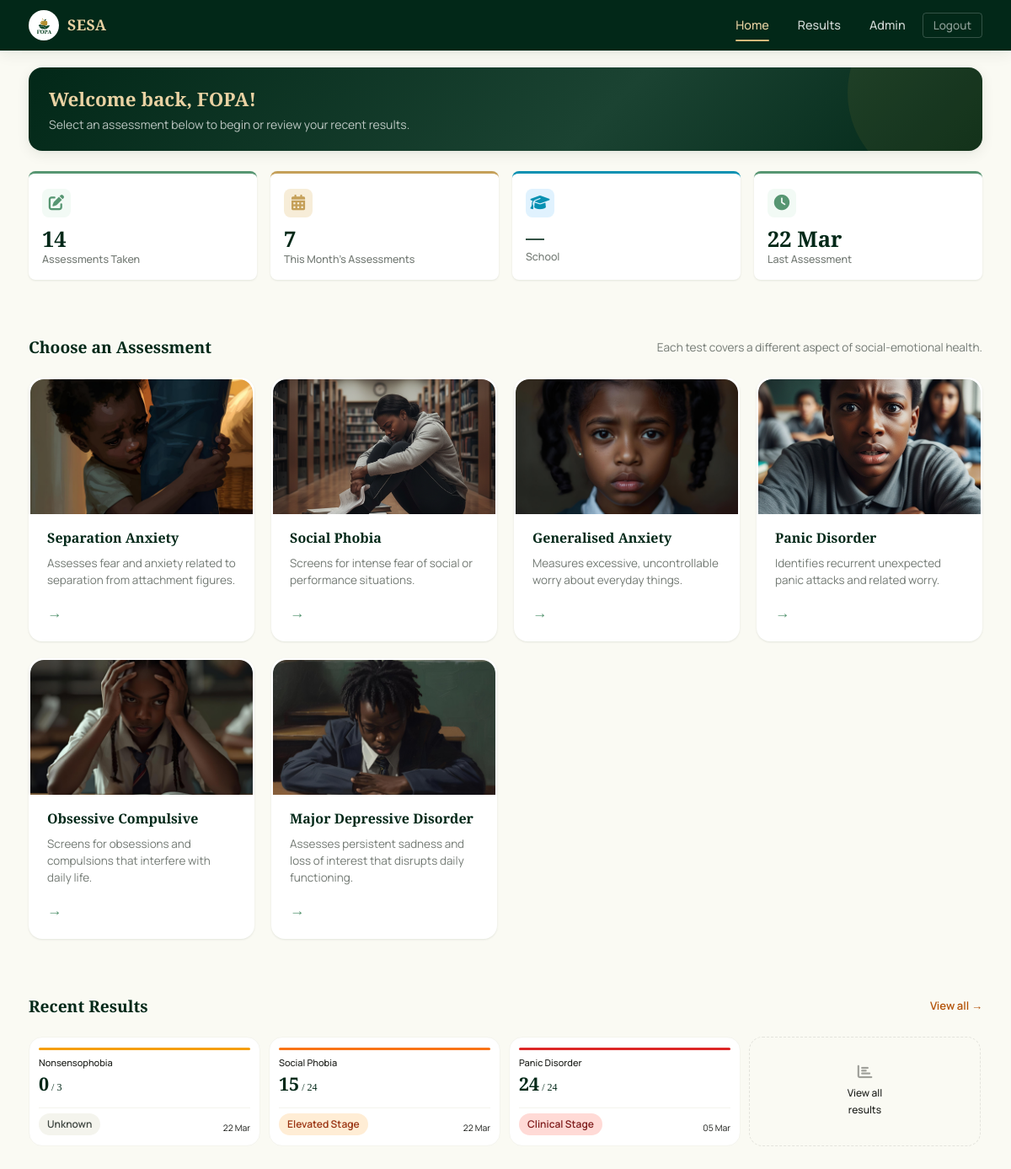
The page /home (signed in) on the database its author committed.
### app/models/account.py (models this page shows, shortened)
class Accounts(UserMixin, db.Model):
    __tablename__ = 'accounts'
    id = db.Column(db.Integer, primary_key=True)
    fname = db.Column(db.String(100), nullable=False)
    lname = db.Column(db.String(100), nullable=False)
    email = db.Column(db.String(120), unique=True, nullable=True, index=True)
    username = db.Column(db.String(50), unique=True, nullable=False, index=True)
    password = db.Column(db.String(256), nullable=False)
    school_name = db.Column(db.String(200), nullable=True)
    gender = db.Column(db.String(20), nullable=True)
    birthdate = db.Column(db.Date, nullable=True)
    last_login = db.Column(db.DateTime, nullable=True)
    created_at = db.Column(db.DateTime, default=lambda: datetime.now(timezone.utc))
    school_id = db.Column(
        db.Integer,
        db.ForeignKey('school.id', ondelete='CASCADE', name='fk_accounts_school_id'),
        nullable=True,
        index=True
    )
    class_group = db.Column(db.String(50), nullable=True)   # e.g. "Form 2A", "JHS 3B"
    is_admin = db.Column(db.Boolean, default=False, nullable=False)
    is_counsellor = db.Column(db.Boolean, default=False, server_default='0', nullable=False)
    failed_attempts = db.Column(db.Integer, default=0, server_default='0', nullable=False)
    locked_until = db.Column(db.DateTime, nullable=True)  # NULL = not locked
    phone = db.Column(db.String(20), nullable=True)
    consent_given = db.Column(db.Boolean, default=False, nullable=False, server_default='0')
    consent_given_at = db.Column(db.DateTime, nullable=True)
    consent_version = db.Column(db.String(10), nullable=True)  # e.g. 'v1.0'
    test_results = db.relationship(
        'TestResult',
        backref='account',
        lazy='dynamic',
        cascade='all, delete-orphan'
    )
    @property
    def is_super_admin(self):
        return self.is_admin
    LOCKOUT_THRESHOLD = 5      # failed attempts before lockout
    LOCKOUT_MINUTES   = 15     # minutes locked after threshold reached

### app/models/test_result.py (models this page shows, shortened)
class TestResult(db.Model):
    __tablename__ = 'test_results'
    id = db.Column(db.Integer, primary_key=True)
    user_id = db.Column(db.Integer, db.ForeignKey('accounts.id', ondelete='CASCADE'), nullable=False, index=True)
    test_type = db.Column(db.String(100), nullable=False, index=True)
    score = db.Column(db.Integer, nullable=False)
    max_score = db.Column(db.Integer, nullable=True)
    stage = db.Column(db.String(50), nullable=True, index=True)  # "Normal Stage", "Mild Stage", etc.
    _feedback_encrypted = db.Column('feedback', db.Text, nullable=True)
    @property
    def feedback(self):
        if not self._feedback_encrypted:
            return None
        f = _get_fernet()
        if not f:
            return self._feedback_encrypted
        try:
            return f.decrypt(self._feedback_encrypted.encode()).decode()
        except Exception:
            return self._feedback_encrypted
    @feedback.setter
    def feedback(self, value):
        if not value:
            self._feedback_encrypted = None
            return
        f = _get_fernet()
        if not f:
            self._feedback_encrypted = value
            return
        self._feedback_encrypted = f.encrypt(value.encode()).decode()
    details = db.Column(db.Text, nullable=True)           # kept for backward compat
    taken_at = db.Column(db.DateTime, default=lambda: datetime.now(timezone.utc), index=True)

### app/models/assessment_type.py (models this page shows, shortened)
class AssessmentType(db.Model):
    __tablename__ = 'assessment_type'
    id             = db.Column(db.Integer, primary_key=True)
    name           = db.Column(db.String(100), unique=True, nullable=False)
    display_name   = db.Column(db.String(100), nullable=False)
    description    = db.Column(db.Text, nullable=True)
    icon           = db.Column(db.String(10),  nullable=True)
    color          = db.Column(db.String(20),  nullable=True)
    order          = db.Column(db.Integer,     default=0, nullable=False)
    is_active      = db.Column(db.Boolean,     default=True, nullable=False)
    scoring_ranges = db.Column(db.JSON,        nullable=False)
    image_url      = db.Column(db.String(500), nullable=True)

### app/routes/main.py (the view)
@main_bp.route('/home')
@login_required
def home():
    user = current_user
    results = user.test_results.order_by(TestResult.taken_at.desc()).all()
    total_tests = len(results)
    most_recent = results[0] if results else None
    question_counts = {
        row.test_type: row.count
        for row in db.session.query(
            Question.test_type,
            func.count(Question.id).label('count')
        ).group_by(Question.test_type).all()
    }
    from app.models.assessment_type import AssessmentType
    tests_meta = [
        {
            'name':  at.name,
            'title': at.display_name,
            'desc':  at.description or '',
            'icon':  at.icon or '🧠',
            'color': at.color or 'green',
            'count': question_counts.get(at.name, 0),
            'image_url': at.image_url,
        }
        for at in AssessmentType.query.filter_by(is_active=True).order_by(AssessmentType.order).all()
    ]
    from datetime import datetime, timedelta, timezone
    now = datetime.now()
    this_month_results = [
        r for r in results
        if r.taken_at and r.taken_at.month == now.month and r.taken_at.year == now.year
    ]
    tests_this_month = len(this_month_results)
    latest_by_type = {}
    for r in results:
        if r.test_type not in latest_by_type:
            latest_by_type[r.test_type] = r
    total_assessments_taken = total_tests   # passed to template as total count
    assessments_this_month  = tests_this_month
    recent_results = results[:3]  # 3 most recent for the home table
    return render_template(
        'main/home.html',
        user=user,
        total_tests=total_tests,
        avg_score=total_assessments_taken,
        most_recent=most_recent,
        tests_meta=tests_meta,
        score_change=None,
        prev_avg=assessments_this_month,
        recent_results=recent_results,
        latest_by_type=latest_by_type,
    )

### app/__init__.py (called while the page is built)
def _init_extensions(app: Flask) -> None:
    app.config.setdefault("SQLALCHEMY_ENGINE_OPTIONS", {}).update({
        "pool_pre_ping": True,   # test connection before using it
        "pool_recycle":  300,    # recycle connections every 5 minutes
        "pool_size":     5,      # max persistent connections
        "max_overflow":  2,      # extra connections under load
    })
    db.init_app(app)
    migrate.init_app(app, db)
    csrf.init_app(app)
    login_manager.init_app(app)
    limiter.init_app(app)
    from app.models.account import Accounts
    from app.models.quiz_session import QuizSession  # noqa: F401
    from app.models.counsellor_profile import CounsellorProfile  # noqa: F401
    from app.models.assessment_type import AssessmentType  # noqa: F401
    @login_manager.user_loader
    def load_user(user_id: str):
        return Accounts.query.get(int(user_id))

### app/templates/main/home.html (shortened to what this page needs)
{% extends 'base.html' %}
{% block nav_links %}
  <li><a href="{{ url_for('main.home') }}" class="active">Home</a></li>
  <li><a href="{{ url_for('main.results') }}">Results</a></li>
  {% if current_user.is_super_admin %}
    <li><a href="{{ url_for('admin.dashboard') }}">Admin</a></li>
  {% endif %}
  <li><a href="{{ url_for('auth.logout') }}" class="btn-nav-logout">Logout</a></li>
{% endblock %}
{% block body %}
<div class="container" style="padding-bottom: 48px;">
  <div class="page-context">
    <h1>Welcome back, {{ user.fname }}! </h1>
    <p>Select an assessment below to begin or review your recent results.</p>
  </div>
  <div class="stat-grid">
    <div class="stat-card">
      <div class="stat-icon"><i class="fa-solid fa-pen-to-square" style="color: var(--green-500);"></i></div>
      <div class="stat-value">{{ total_tests }}</div>
      <div class="stat-label">Assessments Taken</div>
    </div>
    <div class="stat-card gold">
      <div class="stat-icon"><i class="fa-solid fa-calendar-days" style="color: var(--gold-500);"></i></div>
      <div class="stat-value">{{ prev_avg }}</div>
      <div class="stat-label">This Month's Assessments</div>
    </div>
    <div class="stat-card teal">
      <div class="stat-icon"><i class="fa-solid fa-graduation-cap" style="color: #0891b2;"></i></div>
      <div class="stat-value" style="font-size: clamp(0.85rem, 3vw, 1.4rem); white-space: nowrap; overflow: hidden; text-overflow: ellipsis; max-width: 100%;">{{ user.school_name if user.school_name else '—' }}</div>
      <div class="stat-label">School</div>
    </div>
    <div class="stat-card">
      <div class="stat-icon"><i class="fa-solid fa-clock" style="color: var(--green-500);"></i></div>
      <div class="stat-value">{% if most_recent %}{{ most_recent.taken_at.strftime('%d %b') }}{% else %}—{% endif %}</div>
      <div class="stat-label">Last Assessment</div>
    </div>
  </div>
  <div class="section" id="assessments">
    <div class="section-head">
      <h2>Choose an Assessment</h2>
      <p style="font-size: 0.85rem; color: var(--gray-500);">Each test covers a different aspect of social-emotional health.</p>
    </div>
    <div class="test-grid">
      {% for test in tests_meta %}
      <a href="{{ url_for('test.display_questions', test_type=test.name) }}" class="test-card">
        <div class="test-card-image">
          {% if test.get('image_url') %}
          {% if test.image_url.startswith('/static/') %}
          <img src="{{ test.image_url }}"
               alt="{{ test.name }}"
               loading="lazy"
               width="400"
               height="160">
          {% else %}
          <img src="{{ test.image_url }}"
               alt="{{ test.name }}"
               loading="lazy"
               width="400"
               height="160">
          {% endif %}
          {% endif %}
        </div>
        <div class="test-card-content">
          <h3>{{ test.get('title') or test.get('display_name') or test.name }}</h3>
          <p>{{ test.get('desc') or test.get('description') or '' }}</p>
          <div class="test-card-meta">
            <span class="test-card-arrow">→</span>
          </div>
        </div>
      </a>
      {% endfor %}
    </div>
  </div>
  {% if recent_results %}
  <div class="section">
    <div class="section-head">
      <h2>Recent Results</h2>
      <a href="{{ url_for('main.results') }}" style="font-size:0.82rem; color:var(--gold-600, #b45309); font-weight:600;">View all →</a>
    </div>
    <div class="recent-results-scroll">
      {% for r in recent_results %}
        {% set s = (r.stage or r.details or 'unknown') | lower %}
        {% if 'normal' in s %}{% set bar_mod = 'normal' %}{% set badge_class = 'stage-normal' %}
        {% elif 'mild' in s %}{% set bar_mod = 'mild' %}{% set badge_class = 'stage-mild' %}
        {% elif 'elevated' in s %}{% set bar_mod = 'elevated' %}{% set badge_class = 'stage-elevated' %}
        {% elif 'clinical' in s %}{% set bar_mod = 'clinical' %}{% set badge_class = 'stage-clinical' %}
        {% else %}{% set bar_mod = 'mild' %}{% set badge_class = 'badge-gray' %}{% endif %}
        <div class="recent-result-card">
          <div class="recent-result-bar recent-result-bar--{{ bar_mod }}"></div>
          <div class="recent-result-title">{{ r.test_type }}</div>
          <div class="recent-result-score">
            {{ r.score }}{% if r.max_score %}<span> / {{ r.max_score }}</span>{% endif %}
          </div>
          <div class="recent-result-bottom">
            <span class="badge {{ badge_class }}">{{ r.stage or r.details or 'Unknown' }}</span>
            <span class="recent-result-date">{{ r.taken_at.strftime('%d %b') }}</span>
          </div>
        </div>
      {% endfor %}
      <a href="{{ url_for('main.results') }}" class="recent-result-more">
        <i class="fa-solid fa-chart-bar" style="font-size:1.1rem; opacity:0.4;"></i>
        <span>View all<br>results</span>
      </a>
    </div>
  </div>
  {% endif %}
</div>
{% endblock %}

### app/templates/base.html (shortened to what this page needs)
<!DOCTYPE html>
<html lang="en">
<head>
  <link rel="stylesheet" href="{{ url_for('static', filename='css/main.css') }}">
  <link rel="stylesheet" href="https://cdnjs.cloudflare.com/ajax/libs/font-awesome/6.5.0/css/all.min.css">
</head>
<body class="{% if (current_user.is_authenticated and not current_user.is_super_admin) or session.get('school_id') %}has-bottom-nav {% endif %}{% block body_class %}{% endblock %}">
{% block full_page %}
<div class="app-layout">
  {% block navbar %}
  <nav class="navbar" id="mainNav">
    <div class="navbar-inner">
      <a href="{{ url_for('main.landing') }}" class="navbar-brand">
        <img src="{{ url_for('static', filename='images/Pofa.png') }}" alt="FOPA Logo" class="navbar-logo">
        <span class="navbar-title">SESA</span>
      </a>
      <ul class="navbar-links">
        {% block nav_links %}{% endblock %}
      </ul>
    </div>
  </nav>
  {% endblock %}
  <main>
    {% block body %}{% endblock %}
  </main>
</div>
{% endblock %}
</body>
</html>

### rows shown on the page
Accounts: fname "FOPA", school_name "—"
TestResult: taken_at "22 Mar", test_type "Nonsensophobia", score "0", max_score "3", stage "Unknown"
AssessmentType: image_url (picture), display_name "Separation Anxiety", description "Assesses fear and anxiety related to separation from attachment figures."
AssessmentType: image_url (picture), display_name "Social Phobia", description "Screens for intense fear of social or performance situations."
AssessmentType: image_url (picture), display_name "Generalised Anxiety", description "Measures excessive, uncontrollable worry about everyday things."
AssessmentType: image_url (picture), display_name "Panic Disorder", description "Identifies recurrent unexpected panic attacks and related worry."
AssessmentType: image_url (picture), display_name "Obsessive Compulsive", description "Screens for obsessions and compulsions that interfere with daily life."
AssessmentType: image_url (picture), display_name "Major Depressive Disorder", description "Assesses persistent sadness and loss of interest that disrupts daily functioning."
TestResult: test_type "Social Phobia", score "15", max_score "24", stage "Elevated Stage", taken_at "22 Mar"
TestResult: test_type "Panic Disorder", score "24", max_score "24", stage "Clinical Stage", taken_at "05 Mar"

### other values the page prints
{{ total_tests }} "14"
{{ prev_avg }} "7"
